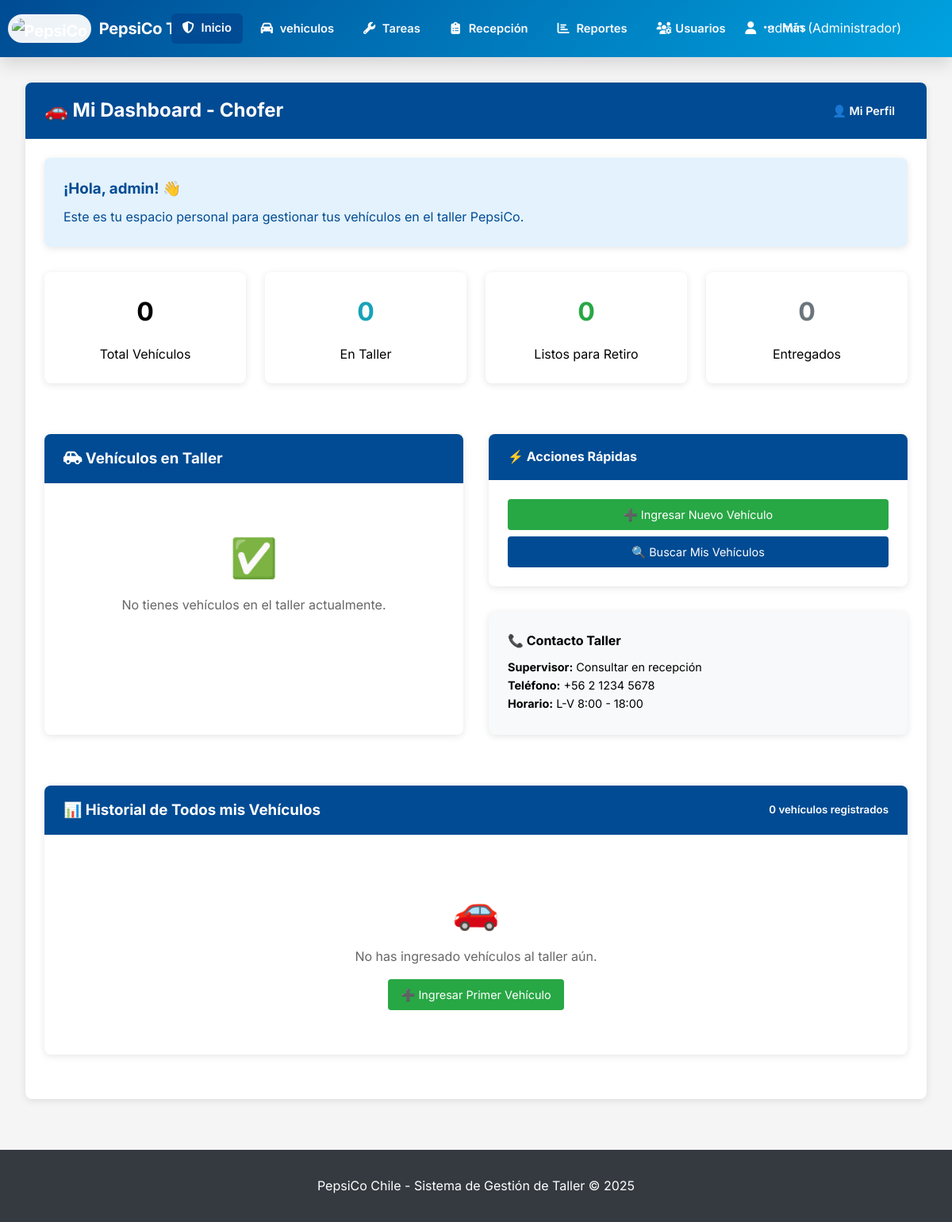
The app's page /usuarios/dashboard/chofer/ (signed in) with its own data.
### usuarios/models.py (models this page shows, shortened)
class Usuario(AbstractUser):
    ROLES = (
        ('admin', 'Administrador'),
        ('jefe_taller', 'Jefe de Taller'),
        ('mecanico', 'Mecánico'),
        ('chofer', 'Chofer'),
        ('vendedor', 'Vendedor/Preventista'),
        ('guardia', 'Guardia'),
        ('bodeguero', 'Bodeguero'),
        ('ehs', 'EHS'),
        ('recepcionista', 'Recepcionista de Vehículos'),
    )
    rol = models.CharField(max_length=30, choices=ROLES, default='mecanico')
    telefono = models.CharField(max_length=15, blank=True)
    fecha_creacion = models.DateTimeField(auto_now_add=True)
    foto_perfil = models.ImageField(upload_to='perfiles/', blank=True, null=True)

### usuarios/views.py (the view)
# urls.py: path('dashboard/chofer/', views.dashboard_chofer, name='dashboard_chofer'),
@login_required
def dashboard_chofer(request):
    if not (request.user.rol == 'chofer' or request.user.rol == 'admin' or request.user.is_superuser):
        messages.error(request, 'No tienes acceso a esta vista.')
        return redirect('clinica_dashboard')
    vehiculos = Vehiculo.objects.filter(
        chofer_asignado=request.user
    ).order_by('-fecha_ingreso')
    if not vehiculos.exists():
        nombre_chofer = request.user.get_full_name() or request.user.username
        vehiculos = Vehiculo.objects.filter(
            nombre_chofer__icontains=nombre_chofer
        ).order_by('-fecha_ingreso')
    estadisticas = {
        'total_vehiculos': vehiculos.count(),
        'en_taller': vehiculos.exclude(estado='entregado').count(),
        'listos_retiro': vehiculos.filter(estado='listo').count(),
        'entregados': vehiculos.filter(estado='entregado').count(),
    }
    ultimo_ingreso = vehiculos.first()
    vehiculos_taller = vehiculos.exclude(estado='entregado')
    context = {
        'vehiculos': vehiculos,
        'vehiculos_taller': vehiculos_taller,
        'estadisticas': estadisticas,
        'ultimo_ingreso': ultimo_ingreso,
        'nombre_chofer': request.user.get_full_name() or request.user.username,
    }
    return render(request, 'usuarios/dashboard_chofer.html', context)

### templates/usuarios/dashboard_chofer.html (shortened to what this page needs)
{% extends 'base.html' %}
{% block content %}
<div class="card">
    <div class="card-header">
        <h2 style="margin: 0;">🚗 Mi Dashboard - Chofer</h2>
        <a href="{% url 'perfil_usuario' %}" class="btn btn-primary">👤 Mi Perfil</a>
    </div>
    <div class="card-body">
        <div class="card" style="background: #e3f2fd; margin-bottom: 2rem;">
            <div class="card-body">
                <h3 style="margin: 0; color: #004B93;">¡Hola, {{ nombre_chofer }}! 👋</h3>
                <p style="margin: 0.5rem 0 0 0; color: #004B93;">
                    Este es tu espacio personal para gestionar tus vehículos en el taller PepsiCo.
                </p>
            </div>
        </div>
        <div class="grid grid-4">
            <div class="card metric-card">
                <div class="metric-value">{{ estadisticas.total_vehiculos }}</div>
                <div class="metric-label">Total Vehículos</div>
            </div>
            <div class="card metric-card">
                <div class="metric-value" style="color: #17a2b8;">{{ estadisticas.en_taller }}</div>
                <div class="metric-label">En Taller</div>
            </div>
            <div class="card metric-card">
                <div class="metric-value" style="color: #28a745;">{{ estadisticas.listos_retiro }}</div>
                <div class="metric-label">Listos para Retiro</div>
            </div>
            <div class="card metric-card">
                <div class="metric-value" style="color: #6c757d;">{{ estadisticas.entregados }}</div>
                <div class="metric-label">Entregados</div>
            </div>
        </div>
        <div class="grid grid-2" style="margin-top: 2rem; gap: 2rem;">
            <div class="card">
                <div class="card-header">
                    <h3 style="margin: 0;"><i class="fa-solid fa-car-side" aria-hidden="true"></i> Vehículos en Taller</h3>
                </div>
                <div class="card-body">
                    {% if vehiculos_taller %}
                    <div style="max-height: 400px; overflow-y: auto;">
                        {% for vehiculo in vehiculos_taller %}
                        <div style="padding: 1rem; border-bottom: 1px solid #eee;">
                            <div style="display: flex; justify-content: between; align-items: start; margin-bottom: 0.5rem;">
                                <h4 style="margin: 0; color: #004B93;">{{ vehiculo.patente }}</h4>
                                <span class="status-badge status-{{ vehiculo.estado }}">
                                    {{ vehiculo.get_estado_display }}
                                </span>
                            </div>
                            <p style="margin: 0.25rem 0; font-weight: 500;">
                                {{ vehiculo.marca }} {{ vehiculo.modelo }}
                            </p>
                            <p style="margin: 0.25rem 0; color: #666; font-size: 0.9rem;">
                                📅 Ingresado: {{ vehiculo.fecha_ingreso|date:"d/m/Y H:i" }}<br>
                                ⏱️ Tiempo en taller: {{ vehiculo.fecha_ingreso|timesince }}
                            </p>
                            <p style="margin: 0.25rem 0; color: #666; font-size: 0.9rem;">
                                <strong>Motivo:</strong> {{ vehiculo.motivo_ingreso|truncatewords:10 }}
                            </p>
                            <div style="margin-top: 0.5rem;">
                                <a href="{% url 'detalle_vehiculo' vehiculo.id %}" class="btn btn-sm btn-primary"><i class="fa-solid fa-eye" aria-hidden="true"></i> Ver Detalles</a>
                                <a href="{% url 'documentos_vehiculo' vehiculo.id %}" class="btn btn-sm btn-info">📄 Documentos</a>
                            </div>
                        </div>
                        {% endfor %}
                    </div>
                    {% else %}
                    <div style="text-align: center; padding: 2rem; color: #666;">
                        <div style="font-size: 3rem; margin-bottom: 0.5rem;">✅</div>
                        <p style="margin: 0;">No tienes vehículos en el taller actualmente.</p>
                    </div>
                    {% endif %}
                </div>
            </div>
            <div>
                <div class="card">
                    <div class="card-header">
                        <h4 style="margin: 0;">⚡ Acciones Rápidas</h4>
                    </div>
                    <div class="card-body">
                        <div style="display: grid; gap: 0.5rem;">
                            <a href="{% url 'ingreso_vehiculo' %}" class="btn btn-success">
                                ➕ Ingresar Nuevo Vehículo
                            </a>
                            <a href="{% url 'busqueda_avanzada' %}?q={{ nombre_chofer }}" class="btn btn-primary">
                                🔍 Buscar Mis Vehículos
                            </a>
                        </div>
                    </div>
                </div>
                <div class="card" style="margin-top: 1.5rem; background: #f8f9fa;">
                    <div class="card-body">
                        <h4 style="margin: 0 0 0.5rem 0;">📞 Contacto Taller</h4>
                        <p style="margin: 0.25rem 0; font-size: 0.9rem;">
                            <strong>Supervisor:</strong> Consultar en recepción<br>
                            <strong>Teléfono:</strong> +56 2 1234 5678<br>
                            <strong>Horario:</strong> L-V 8:00 - 18:00
                        </p>
                    </div>
                </div>
            </div>
        </div>
        <div class="card" style="margin-top: 2rem;">
            <div class="card-header">
                <h3 style="margin: 0;">📊 Historial de Todos mis Vehículos</h3>
                <small>{{ estadisticas.total_vehiculos }} vehículos registrados</small>
            </div>
            <div class="card-body">
                {% if vehiculos %}
                <div style="max-height: 300px; overflow-y: auto;">
                    {% for vehiculo in vehiculos|slice:":15" %}
                    <div style="padding: 0.75rem; border-bottom: 1px solid #eee; display: flex; justify-content: between; align-items: center;">
                        <div>
                            <strong>{{ vehiculo.patente }}</strong> -
                            {{ vehiculo.marca }} {{ vehiculo.modelo }}<br>
                            <small style="color: #666;">
                                {{ vehiculo.fecha_ingreso|date:"d/m/Y" }} •
                                <span class="status-badge status-{{ vehiculo.estado }}" style="font-size: 0.7rem;">
                                    {{ vehiculo.get_estado_display }}
                                </span>
                            </small>
                        </div>
                        <a href="{% url 'detalle_vehiculo' vehiculo.id %}" class="btn btn-sm btn-primary">Ver</a>
                    </div>
                    {% endfor %}
                </div>
                {% if vehiculos.count > 15 %}
                <div style="text-align: center; margin-top: 1rem;">
                    <a href="{% url 'lista_taller' %}?chofer={{ nombre_chofer }}" class="btn btn-primary">
                        Ver historial completo ({{ vehiculos.count }})
                    </a>
                </div>
                {% endif %}
                {% else %}
                <div style="text-align: center; padding: 2rem; color: #666;">
                    <div style="font-size: 3rem; margin-bottom: 0.5rem;">🚗</div>
                    <p style="margin: 0;">No has ingresado vehículos al taller aún.</p>
                    <a href="{% url 'ingreso_vehiculo' %}" class="btn btn-success" style="margin-top: 1rem;">
                        ➕ Ingresar Primer Vehículo
                    </a>
                </div>
                {% endif %}
            </div>
        </div>
    </div>
</div>
{% endblock %}

### templates/base.html (shortened to what this page needs)
<!DOCTYPE html>
<html lang="es">
<head>
    <link rel="stylesheet" href="https://cdnjs.cloudflare.com/ajax/libs/font-awesome/6.4.0/css/all.min.css"
 />
</head>
<body>
    <nav class="navbar">
        <div class="navbar-container">
            <div class="logo">
                <h1><img src="https://i.postimg.cc/jSTv1DJn/instruments-logo-43257843.png" alt="PepsiCo"
                        class="logo-img"> PepsiCo Taller</h1>
            </div>
            {% if user.is_authenticated %}
            <ul class="nav-links" id="navLinks">
                {% if user.rol == 'admin' %}
                <li><a id="inicioBtn" class="btn btn-primary" data-loader="1" href="{% url 'dashboard_admin' %}"
                        title="Dashboard - Administrador"><i class="fa-solid fa-shield-halved"></i>Inicio</a></li>
                {% elif user.rol == 'jefe_taller' %}
                <li><a id="inicioBtn" class="btn btn-primary" data-loader="1" href="{% url 'dashboard_jefe_taller' %}"
                        title="Dashboard - Jefe de Taller"><i class="fa-solid fa-helmet-safety"></i>Inicio</a></li>
                {% elif user.rol == 'mecanico' %}
                <li><a id="inicioBtn" class="btn btn-primary" data-loader="1" href="{% url 'dashboard_mecanico' %}"
                        title="Dashboard - Mecánico"><i class="fa-solid fa-wrench"></i>Inicio</a></li>
                {% elif user.rol == 'chofer' %}
                <li><a id="inicioBtn" class="btn btn-primary" data-loader="1" href="{% url 'dashboard_chofer' %}"
                        title="Dashboard - Chofer"><i class="fa-solid fa-road"></i>Inicio</a></li>
                {% elif user.rol == 'guardia' %}
                <li><a id="inicioBtn" class="btn btn-primary" data-loader="1" href="{% url 'dashboard_guardia' %}"
                        title="Dashboard - Guardia"><i class="fa-solid fa-shield"></i>Inicio</a></li>
                {% elif user.rol == 'ehs' %}
                <li><a id="inicioBtn" class="btn btn-primary" data-loader="1" href="{% url 'dashboard_ehs' %}"
                        title="Dashboard - EHS"><i class="fa-solid fa-user-shield"></i>Inicio</a></li>
                {% else %}
                <li><a id="inicioBtn" href="{% url 'clinica_dashboard' %}" title="Dashboard Principal"><i
                            class="fa-solid fa-road"></i>Inicio</a></li>
                {% endif %}
                {% if user.is_superuser or user.rol == 'admin' or user.rol == 'jefe_taller' or user.rol == 'mecanico' %}
                <li><a href="{% url 'tablero_clinica' %}" title="Dashboard de Vehículos"><i
                            class="fa-solid fa-car"></i>vehiculos</a></li>
                {% endif %}
                {% if user.is_superuser or user.rol == 'admin' or user.rol == 'jefe_taller' or user.rol == 'mecanico' %}
                <li><a href="{% url 'lista_tareas' %}" title="Gestión de Tareas"><i
                            class="fa-solid fa-wrench"></i>Tareas</a></li>
                {% endif %}
                {% if user.rol == 'recepcionista' or user.is_superuser or user.rol == 'admin' %}
                <li><a href="{% url 'dashboard_recepcionista' %}" title="Recepción de Vehículos"><i
                            class="fa-solid fa-clipboard-list"></i>Recepción</a></li>
                {% endif %}
                {% if user.is_superuser or user.rol == 'admin' or user.rol == 'jefe_taller' or user.rol == 'ehs' %}
                <li><a href="{% url 'dashboard_reportes' %}" title="Reportes y Métricas"><i
                            class="fa-solid fa-chart-bar"></i>Reportes</a></li>
                {% endif %}
                {% if user.is_superuser or user.rol == 'admin' %}
                <li><a href="{% url 'lista_usuarios' %}" title="Gestión de Usuarios"><i
                            class="fa-solid fa-users-gear"></i>Usuarios</a></li>
                {% endif %}
                {% if user.is_superuser or user.rol == 'admin' %}
                <li class="dropdown shift-right">
                    <a href="#" class="dropdown-toggle btn-mas" title="Más operaciones"><i
                            class="fa-solid fa-ellipsis"></i>Más</a>
                </li>
                {% endif %}
            </ul>
            <div class="user-info">
                <div class="dropdown align-right">
                    <a href="#" class="dropdown-toggle" style="color: white; text-decoration: none;">
                        <i class="fa-solid fa-user"></i>
                        {% if request.viewing_as_role %}
                        {{ request.original_user.get_full_name|default:request.original_user.username }} ({{
                        request.original_user.get_rol_display }})
                        {% else %}
                        {{ user.get_full_name|default:user.username }} ({{ user.get_rol_display }})
                        {% endif %}
                    </a>
                </div>
            </div>
            {% endif %}
        </div>
    </nav>
    <main class="main-container">
        {% block content %}
        {% endblock %}
    </main>
    <footer style="text-align: center; padding: 2rem; background: var(--dark-gray); color: white; margin-top: 4rem;">
        <p>PepsiCo Chile - Sistema de Gestión de Taller &copy; 2025</p>
    </footer>
</body>
</html>

### records on screen
Usuario: get_full_name "admin", rol "Administrador", username "admin"

### other values on screen
{{ estadisticas.total_vehiculos }} "0"
{{ estadisticas.en_taller }} "0"
{{ estadisticas.listos_retiro }} "0"
{{ estadisticas.entregados }} "0"
